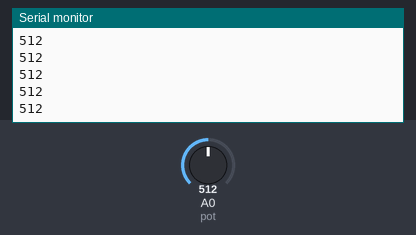
The sketch below on a simulated Arduino Uno, built with avr-gcc and run on an emulated ATmega328P. Shown: the last lines printed to the serial monitor. The test bench sets the inputs (shaded band); at power-on: A0 (pot) = 512.

Above: at 1.2 s.
1.3 s: A0 (pot) set to 716
At 1.8 s:
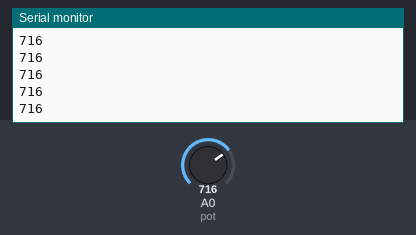
2.8 s: A0 (pot) set to 900
At 3.8 s:
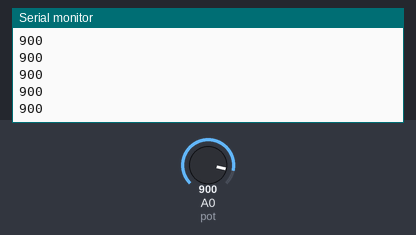
Timing chart, 0 to 5.8 s (numbered marks = the images above; inputs shaded):
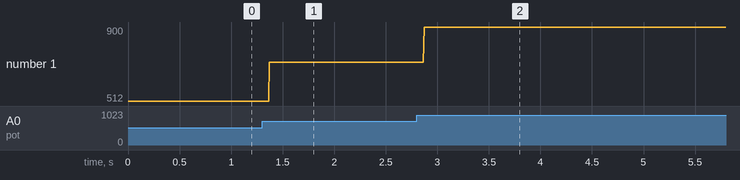

Measured:
- after the input at 1.3 s, the serial monitor: prints a new line after 0.07 s (image 1)
- after the input at 2.8 s, the serial monitor: prints a new line after 0.07 s (image 2)
- plotted number 1: 512 → 716 after the input at 1.3 s, 716 → 900 after the input at 2.8 s

The sketch:

Nema17potKontrol.ino
```cpp
#include <Stepper.h>
int pot=A0;

const int stepsPerRevolution = 200;  // change this to fit the number of steps per revolution
// for your motor

// initialize the stepper library on pins 8 through 11:
Stepper myStepper(stepsPerRevolution, 8, 9, 10, 11);

void setup() {
  // set the speed at 60 rpm:
  myStepper.setSpeed(120);
  // initialize the serial port:
  Serial.begin(9600);
}

void loop() {

  int deger=analogRead(pot);

 Serial.println(deger);

}
```
